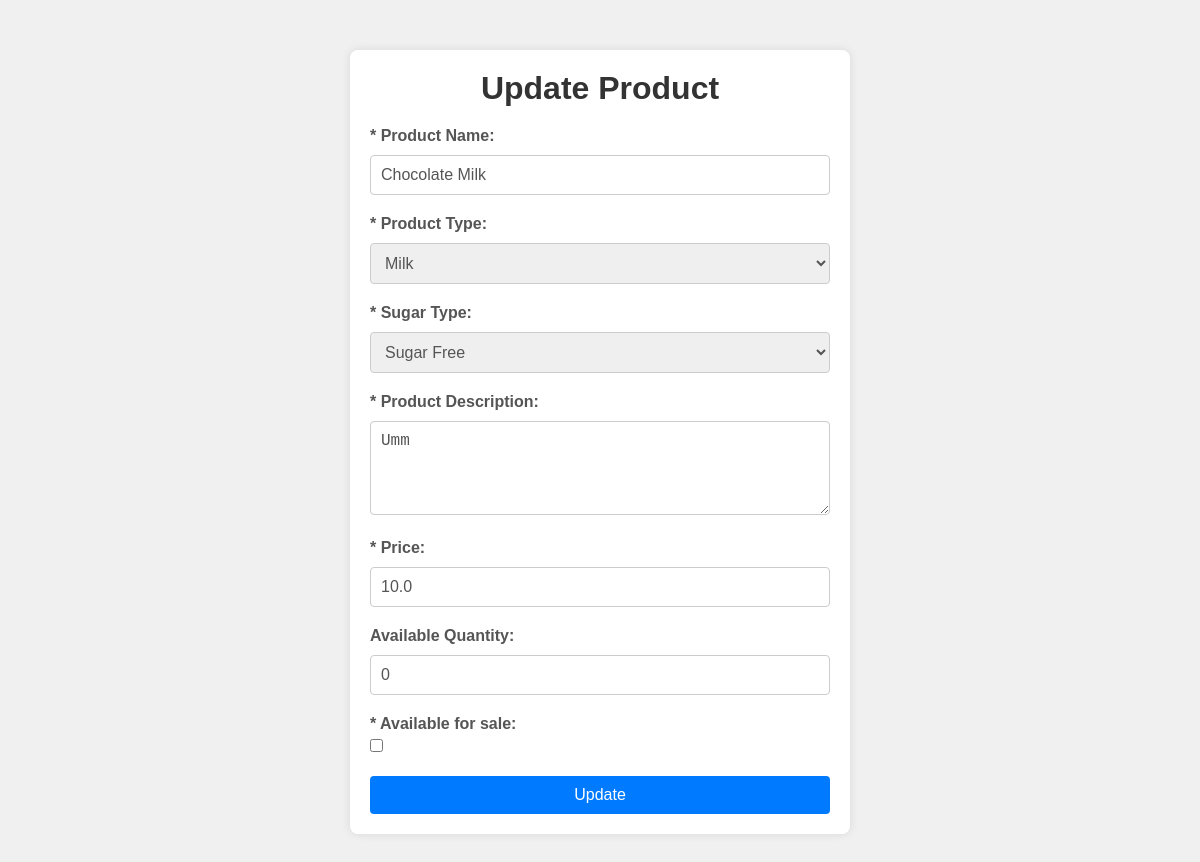
/open_update_product/PMSCHO565 (signed in), run on the app's committed database.
### app.py (models this page shows)
class Product(db.Model):
    ProductID = db.Column(db.String(60), primary_key=True)
    ProductName = db.Column(db.String(255))
    Type = db.Column(db.Enum('Tofu', 'Milk'))
    SugarType = db.Column(db.String(50))
    ProductDescription = db.Column(db.String(255))
    Price = db.Column(db.Float)
    AvailableQuantity = db.Column(db.Integer)
    TotalQuantityProduced = db.Column(db.Integer)
    AvailableOrNot = db.Column(db.Boolean)

### app.py (the view)
@app.route('/open_update_product/<string:ProductID>')
def open_update_product(ProductID):
    if session['LoggedIn']==True and (session['Designation']=="Admin" or  session['Designation']=="Production Manager"):
        product=Product.query.filter_by(ProductID=ProductID).first()
        return render_template("updateProduct.html",product=product)

### templates/updateProduct.html (shortened to what this page needs)
<!DOCTYPE html>
<html lang="en">
<head>
</head>
<body>
    <div class="container">
        <h1>Update Product</h1>
        <form action="/update_product/{{ product.ProductID }}" method="POST">
            <div class="form-group">
                <label for="productName">* Product Name:</label>
                <input type="text" id="productName" name="productName" value="{{ product.ProductName }}" required>
            </div>
            <div class="form-group">
                <label for="productType">* Product Type:</label>
                <select id="productType" name="productType" required onchange="toggleSugarType()">
                    <option value="Milk" {% if product.Type == 'Milk' %} selected {% endif %}>Milk</option>
                </select>
            </div>
            <div class="form-group" id="sugarTypeContainer" style="display: none;">
                <label for="sugarType">* Sugar Type:</label>
                <select id="sugarType" name="sugarType" required>
                    <option value="SugarFree" {% if product.SugarType == 'SugarFree' %}selected{% endif %}>Sugar Free</option>
                </select>
            </div>
            <div class="form-group">
                <label for="productDescription">* Product Description:</label>
                <textarea id="productDescription" name="productDescription" rows="4" required>{{ product.ProductDescription }}</textarea>
            </div>
            <div class="form-group">
                <label for="price">* Price:</label>
                <input type="number" id="price" name="price" value="{{ product.Price }}" required>
            </div>
            <div class="form-group">
                <label for="availableQuantity">Available Quantity:</label>
                <input type="number" id="availableQuantity" name="availableQuantity" value="{{ product.AvailableQuantity }}" >
            </div>
            <div class="form-group">
                <label for="availableOrNot">* Available for sale:</label>
                <input type="checkbox" id="availableOrNot" name="availableOrNot" {% if product.AvailableOrNot %}checked{% endif %}>
            </div>
            <button type="submit">Update</button>
        </form>
    </div>
</body>
</html>

### templates/updateProduct.html (style rules this page uses)
* { margin: 0; padding: 0; box-sizing: border-box; }
body { font-family: Arial, sans-serif; background-color: #f0f0f0; margin: 0; padding: 0; }
.container { max-width: 500px; margin: 50px auto; background-color: #fff; padding: 20px; border-radius: 8px; box-shadow: 0 0 10px rgba(0, 0, 0, 0.1); }
h1 { text-align: center; color: #333; margin-bottom: 20px; }
.form-group { margin-bottom: 20px; }
label { font-weight: bold; color: #555; display: block; margin-bottom: 5px; }
input[type="text"], input[type="number"], select, textarea { width: 100%; padding: 10px; border: 1px solid #ccc; border-radius: 4px; box-sizing: border-box; font-size: 16px; color: #555; margin-top: 5px; }
input[type="checkbox"] { width: auto; }
button { display: block; width: 100%; padding: 10px 20px; background-color: #007bff; color: #fff; border: none; border-radius: 4px; cursor: pointer; font-size: 16px; transition: background-color 0.3s ease; }

### data on the page
Product: productName "Chocolate Milk", productType "Milk", sugarType "Sugar Free", productDescription "Umm", price "10.0", availableQuantity "0"
